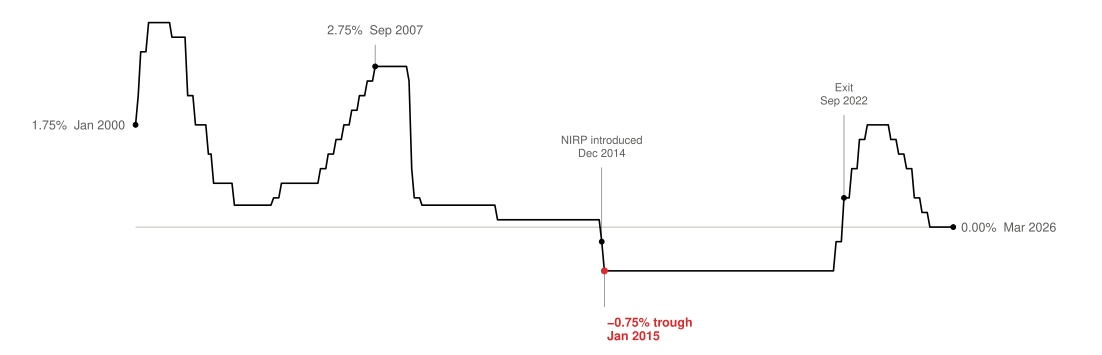

This chart was generated by the following R code:
# Task 7 v3 — SNB policy rate, 2000-2026 (Tufte data-ink rigor).
# v3 changes vs v2: design-system palette migration only. The trough dot
#   and label still pull from `pg_palette$heritage_red`, which under the
#   v4 palette is now the actual PG brand red (#D92B2B) instead of v3's
#   deep sage. The trough is one observation out of 315 (~0.3% of the
#   chart's ink) and is the most extreme value in the series — the
#   canonical "highlight one extreme value in red" usage that the new
#   colour discipline explicitly endorses.
#
# v2 changes vs v1:
#   * Added pre-GFC peak (2.75% Sep 2007) as an inline-above anchor so the
#     chart's full vertical range earns a label, and the post-NIRP +1.75%
#     bump reads as a partial recovery to a lower-high (not an all-time peak).
#   * Title/subtitle rewritten in the Quarto file (the previous wording
#     implied a continuous below-zero stretch ending at zero, which the line
#     contradicts — the rate hiked to +1.75% between exit and the 2026 cut).
#
# Sparkline-style: no axes, no ticks, no gridlines, no border, no legend.
# The line + 6 annotations carry every piece of information.
# Heritage Red is used exactly once (the -0.75% trough) as the single
# preattentive cue. Faint zero reference is the only non-line ink, and
# it is data-relevant: the rate crosses zero twice.
#
# Source: Swiss National Bank, "Official rates of the SNB" cube `snboffzisa`,
# data portal data.snb.ch. Splice: LIBOR target band mid (UG0+OG0)/2 for
# pre-Jun-2019 + SNB Leitzins (LZ) for Jun-2019 onward. The SNB itself
# treats this as one continuous policy-rate history.

setwd("/Users/alexanderweber/Documents/hsg/6_semester/data_visualization_with_ai")

suppressPackageStartupMessages({
  library(dplyr)
  library(readr)
  library(tidyr)
  library(ggplot2)
})

source("design_system.R")

chart_family <- ""  # PDF-native fallback; see task_02 / task_05 notes.

# Read the SNB CSV. The file has 3 metadata rows + a UTF-8 BOM above
# the actual column header (`Date;D0;Value`), so skip = 3 lets readr
# pick up the header on the next line.
raw <- read_delim(
  "data/task_07/snboffzisa.csv",
  delim = ";",
  skip  = 3,
  col_types = cols(Date = col_character(),
                   D0   = col_character(),
                   Value = col_character()),
  show_col_types = FALSE
) %>%
  mutate(date  = as.Date(paste0(Date, "-15")),
         Value = suppressWarnings(as.numeric(Value)))

# Splice the two series.
band_mid <- raw %>%
  filter(D0 %in% c("UG0", "OG0")) %>%
  select(date, D0, Value) %>%
  pivot_wider(names_from = D0, values_from = Value) %>%
  mutate(rate = (UG0 + OG0) / 2) %>%
  filter(!is.na(rate), date < as.Date("2019-06-01")) %>%
  select(date, rate)

leitzins <- raw %>%
  filter(D0 == "LZ", !is.na(Value), date >= as.Date("2019-06-01")) %>%
  select(date, rate = Value)

policy <- bind_rows(band_mid, leitzins) %>%
  arrange(date) %>%
  filter(date >= as.Date("2000-01-01"))

cat("Series rows:", nrow(policy),
    " range:", as.character(min(policy$date)), "to",
                as.character(max(policy$date)), "\n")
cat("Trough:", min(policy$rate),
    " peak:", max(policy$rate), "\n")

# Annotation table. Each row corresponds to a single data point on the line.
# Endpoint labels sit inline with the data value (Tufte's sparkline pattern):
# label x-offset is to the left of the start point and to the right of the
# end point, label y is the rate value itself, so the labels never overlap
# the line. Event and trough labels sit off the line, anchored by faint
# leader segments. Five annotations, each one earns its place:
#   - start anchor (where the chart begins)
#   - NIRP introduction (regime change)
#   - trough (extreme value, the story)
#   - exit from negative rates (regime change)
#   - end anchor (where the chart ends)
ann <- tibble::tribble(
  ~date,                  ~rate,  ~label,                       ~lbl_x,                   ~lbl_y,  ~role,
  as.Date("2000-01-15"),   1.75,  "1.75%  Jan 2000",            as.Date("1999-09-15"),     1.75,   "endpoint_left",
  as.Date("2007-09-15"),   2.75,  "2.75%  Sep 2007",            as.Date("2007-09-15"),     3.30,   "peak_above",
  as.Date("2014-12-15"),  -0.25,  "NIRP introduced\nDec 2014",  as.Date("2014-12-15"),     1.20,   "event_above",
  as.Date("2015-01-15"),  -0.75,  "-0.75% trough\nJan 2015",    as.Date("2015-02-15"),    -1.55,   "trough",
  as.Date("2022-09-15"),   0.50,  "Exit\nSep 2022",             as.Date("2022-09-15"),     2.10,   "event_above",
  as.Date("2026-03-15"),   0.00,  "0.00%  Mar 2026",            as.Date("2026-06-15"),     0.00,   "endpoint_right"
)

# Faint leader lines from data point to label. Stop the leader short of
# the label (gap_y) so the leader and text don't kiss.
gap_y <- 0.18
leaders <- ann %>%
  filter(role %in% c("event_above", "trough", "peak_above")) %>%
  mutate(x = date, xend = date, y = rate,
         yend = lbl_y - ifelse(lbl_y > rate, gap_y, -gap_y))

p <- ggplot(policy, aes(x = date, y = rate)) +
  # 1) Faint zero reference. The rate crosses this twice — data-relevant.
  #    Drawn only over the data range so it doesn't strike through the
  #    end-of-series label that sits at y = 0.
  annotate("segment",
           x = min(policy$date), xend = max(policy$date),
           y = 0, yend = 0,
           color = pg_palette$dark_quartz, linewidth = 0.25) +
  # 2) Leader lines (very thin, alloy gray) from data point to off-line labels.
  geom_segment(data = leaders,
               aes(x = x, xend = xend, y = y, yend = yend),
               color = pg_palette$alloy, linewidth = 0.2,
               inherit.aes = FALSE) +
  # 3) The data line.
  geom_line(color = pg_palette$onyx, linewidth = 0.55) +
  # 4) Markers at annotated points (small filled dots).
  geom_point(data = ann %>% filter(!role %in% c("trough")),
             aes(x = date, y = rate),
             color = pg_palette$onyx, size = 1.3) +
  geom_point(data = ann %>% filter(role == "trough"),
             aes(x = date, y = rate),
             color = pg_palette$heritage_red, size = 1.7) +
  # 5) Endpoint label, left side (start of series). hjust = 1 right-aligns
  #    the text so it sits to the LEFT of lbl_x, clearing the rising line.
  geom_text(data = ann %>% filter(role == "endpoint_left"),
            aes(x = lbl_x, y = lbl_y, label = label),
            family = chart_family, size = 3.0,
            color = pg_palette$alloy,
            hjust = 1, vjust = 0.5) +
  # 6) Endpoint label, right side (end of series). hjust = 0 left-aligns
  #    the text so it sits to the RIGHT of the end point.
  geom_text(data = ann %>% filter(role == "endpoint_right"),
            aes(x = lbl_x, y = lbl_y, label = label),
            family = chart_family, size = 3.0,
            color = pg_palette$alloy,
            hjust = 0, vjust = 0.5) +
  # 7) Event labels above the line (NIRP intro, exit).
  geom_text(data = ann %>% filter(role == "event_above"),
            aes(x = lbl_x, y = lbl_y, label = label),
            family = chart_family, size = 2.9,
            color = pg_palette$alloy,
            hjust = 0.5, vjust = 0,
            lineheight = 0.95) +
  # 7b) Pre-GFC peak label (above the line).
  geom_text(data = ann %>% filter(role == "peak_above"),
            aes(x = lbl_x, y = lbl_y, label = label),
            family = chart_family, size = 3.0,
            color = pg_palette$alloy,
            hjust = 0.5, vjust = 0) +
  # 8) Trough label (red, the single preattentive emphasis).
  geom_text(data = ann %>% filter(role == "trough"),
            aes(x = lbl_x, y = lbl_y, label = label),
            family = chart_family, size = 3.0,
            color = pg_palette$heritage_red,
            hjust = 0, vjust = 1, fontface = "bold",
            lineheight = 0.95) +
  # Coordinate system: pad x generously on both sides for inline labels,
  # pad y enough that off-line callouts don't clip.
  # `clip = "off"` lets endpoint labels extend past the panel bounds
  # without being cut by ggplot's default panel clipping.
  scale_x_date(expand = expansion(mult = c(0.10, 0.12))) +
  scale_y_continuous(limits = c(-2.0, 3.7),
                     expand = expansion(mult = c(0, 0))) +
  coord_cartesian(clip = "off") +
  labs(x = NULL, y = NULL) +
  theme_void(base_family = chart_family) +
  # Generous side margins because clip = "off" lets labels reach the page edge.
  theme(plot.margin = margin(t = 8, r = 30, b = 8, l = 30))

out_pdf <- "iterations/task_07/v3/snb_rate_v3.pdf"
ggsave(out_pdf, p, width = 28, height = 9, units = "cm", device = "pdf")
cat("Saved:", out_pdf, "\n")
